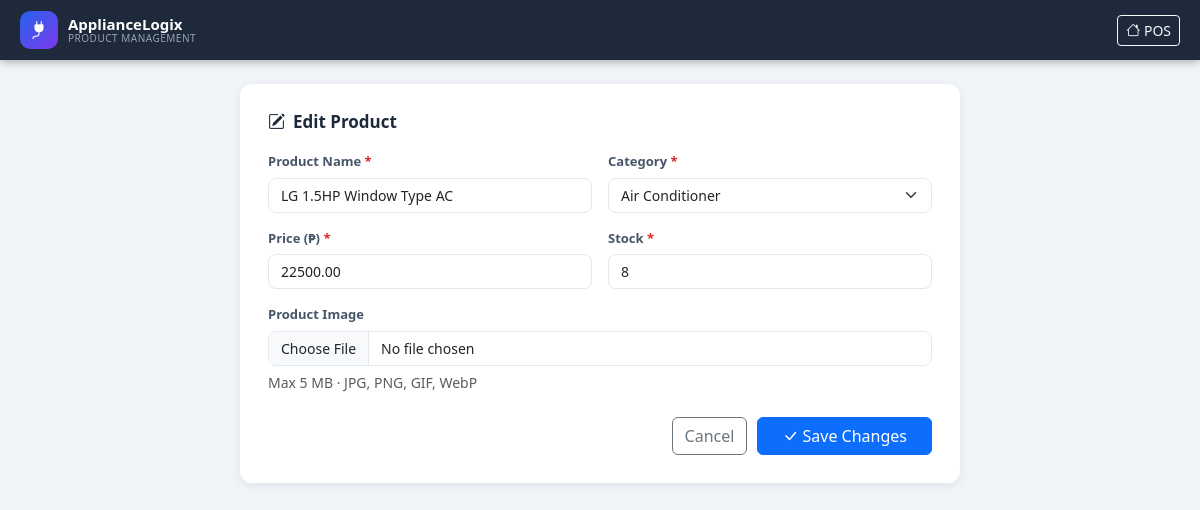
/products.php?action=edit&id=2, run on the app's committed database.
### tables this page shows
CREATE TABLE IF NOT EXISTS products (
    id           INT AUTO_INCREMENT PRIMARY KEY,
    product_name VARCHAR(150)  NOT NULL,
    price        DECIMAL(10,2) NOT NULL DEFAULT 0.00,
    stock        INT           NOT NULL DEFAULT 0,
    categories   VARCHAR(100)  NOT NULL DEFAULT 'Other',
    image        VARCHAR(255)  DEFAULT NULL,
    created_at   TIMESTAMP     DEFAULT CURRENT_TIMESTAMP,
    updated_at   TIMESTAMP     DEFAULT CURRENT_TIMESTAMP ON UPDATE CURRENT_TIMESTAMP
);

### products.php (the view, shortened to what this page needs)
<?php
require_once 'config.php';
$action  = $_GET['action'] ?? 'list';
$id      = (int)($_GET['id'] ?? 0);
$editing = null;
if ($action === 'edit' && $id) {
    $s = $conn->prepare('SELECT * FROM products WHERE id=?');
    $s->bind_param('i', $id); $s->execute();
    $editing = $s->get_result()->fetch_assoc();
}
$products = [];
$cats = ['Air Conditioner','Dishwasher','Microwave','Oven','Refrigerator','Washer'];
?>
<!DOCTYPE html>
<html lang="en">
<head>
<link rel="stylesheet" href="https://cdn.jsdelivr.net/npm/bootstrap@5.3.3/dist/css/bootstrap.min.css">
<link rel="stylesheet" href="https://cdn.jsdelivr.net/npm/bootstrap-icons@1.11.3/font/bootstrap-icons.min.css">
<link rel="stylesheet" href="assets/css/style.css">
</head>
<body class="admin-body">
<nav class="top-navbar">
  <div class="navbar-brand-area">
    <div class="brand-icon"><i class="bi bi-plug-fill"></i></div>
    <div class="brand-text">
      <span class="brand-name">ApplianceLogix</span>
      <span class="brand-sub">Product Management</span>
    </div>
  </div>
  <div class="navbar-actions">
    <a href="index.php" class="btn btn-outline-light btn-sm"><i class="bi bi-house"></i> POS</a>
  </div>
</nav>
<div class="admin-container">
<?php if ($action === 'list'): ?>
<div class="d-flex align-items-center mb-3 gap-3">
  <h4 class="mb-0 fw-bold">Products <span class="badge bg-primary"><?= count($products) ?></span></h4>
  <input type="text" id="adminSearch" class="form-control form-control-sm ms-auto" style="max-width:260px" placeholder="Search…">
</div>
<div class="table-responsive admin-table-wrap">
<table class="table table-hover align-middle admin-table" id="adminTable">
  <thead>
    <tr>
      <th>#</th>
      <th>Image</th>
      <th>Product Name</th>
      <th>Category</th>
      <th>Price</th>
      <th>Stock</th>
      <th class="text-center">Actions</th>
    </tr>
  </thead>
  <tbody>
  <?php if (empty($products)): ?>
    <tr><td colspan="7" class="text-center py-4 text-muted">No products yet. <a href="products.php?action=add">Add one →</a></td></tr>
  <?php endif; ?>
  <?php foreach ($products as $i => $p):
    $img = $p['image'] && file_exists($p['image']) ? $p['image'] : null;
    $stockClass = $p['stock'] === 0 ? 'text-danger fw-bold' : ($p['stock'] <= 5 ? 'text-warning fw-bold' : 'text-success fw-bold');
  ?>
  <tr>
    <td class="text-muted small"><?= $i+1 ?></td>
    <td>
      <?php if ($img): ?>
        <img src="<?= htmlspecialchars($img) ?>" class="admin-thumb" alt="">
      <?php else: ?>
        <div class="admin-thumb-placeholder"><i class="bi bi-plug-fill"></i></div>
      <?php endif; ?>
    </td>
    <td class="fw-semibold"><?= htmlspecialchars($p['product_name']) ?></td>
    <td><span class="badge bg-secondary-subtle text-secondary"><?= htmlspecialchars($p['categories']) ?></span></td>
    <td>₱<?= number_format($p['price'], 2) ?></td>
    <td class="<?= $stockClass ?>"><?= $p['stock'] ?></td>
    <td class="text-center">
      <a href="products.php?action=edit&id=<?= $p['id'] ?>" class="btn btn-sm btn-outline-primary me-1">
        <i class="bi bi-pencil"></i> Edit
      </a>
      <a href="products.php?action=delete&id=<?= $p['id'] ?>" class="btn btn-sm btn-outline-danger"
         onclick="return confirm('Delete «<?= addslashes($p['product_name']) ?>»?')">
        <i class="bi bi-trash3"></i> Delete
      </a>
    </td>
  </tr>
  <?php endforeach; ?>
  </tbody>
</table>
</div>
<?php else: ?>
<div class="form-card">
  <h5 class="form-card-title">
    <i class="bi bi-<?= $editing && ($editing['id'] ?? 0) ? 'pencil-square' : 'plus-circle' ?>"></i>
    <?= ($editing && ($editing['id'] ?? 0)) ? 'Edit Product' : 'Add New Product' ?>
  </h5>
  <form method="POST" enctype="multipart/form-data" class="product-form">
    <div class="form-row-grid">
      <div class="form-group-custom">
        <label>Product Name <span class="req">*</span></label>
        <input type="text" name="product_name" class="form-control"
               value="<?= htmlspecialchars($editing['product_name'] ?? '') ?>" required>
      </div>
      <div class="form-group-custom">
        <label>Category <span class="req">*</span></label>
        <select name="categories" class="form-select" required>
          <?php foreach ($cats as $c): ?>
          <option value="<?= $c ?>" <?= ($editing['categories'] ?? '') === $c ? 'selected' : '' ?>><?= $c ?></option>
          <?php endforeach; ?>
        </select>
      </div>
      <div class="form-group-custom">
        <label>Price (₱) <span class="req">*</span></label>
        <input type="number" name="price" class="form-control" step="0.01" min="0.01"
               value="<?= $editing['price'] ?? '' ?>" required>
      </div>
      <div class="form-group-custom">
        <label>Stock <span class="req">*</span></label>
        <input type="number" name="stock" class="form-control" min="0"
               value="<?= $editing['stock'] ?? 0 ?>" required>
      </div>
    </div>
    <div class="form-group-custom mt-3">
      <label>Product Image</label>
      <input type="file" name="image" class="form-control" accept="image/*" id="imgInput" onchange="previewImg(this)">
      <small class="text-muted">Max 5 MB · JPG, PNG, GIF, WebP</small>
    </div>
    <div class="form-actions-row">
      <a href="products.php" class="btn btn-outline-secondary">Cancel</a>
      <button type="submit" class="btn btn-primary px-4">
        <i class="bi bi-check-lg"></i>
        <?= ($editing && ($editing['id'] ?? 0)) ? 'Save Changes' : 'Add Product' ?>
      </button>
    </div>
  </form>
</div>
<?php endif; ?>
</div>
</body>
</html>

### assets/css/style.css (style rules this page uses)
*, *::before, *::after { box-sizing: border-box; margin: 0; padding: 0; }
:root { --blue: #2563eb; --blue-dark: #1d4ed8; --green: #16a34a; --red: #dc2626; --amber: #d97706; --bg: #f1f5f9; --card-bg: #ffffff; --nav-bg: #1e293b; --nav-h: 60px; --cat-h: 52px; --panel-w: 340px; --radius: 12px; --shadow: 0 2px 12px rgba(0,0,0,.08); --shadow-hover: 0 8px 24px rgba(0,0,0,.14); --transition: .2s ease; }
body { background: var(--bg); font-family: 'Segoe UI', system-ui, sans-serif; color: #1e293b; }
.top-navbar { position: fixed; top: 0; left: 0; right: 0; z-index: 1000; height: var(--nav-h); background: var(--nav-bg); display: flex; align-items: center; gap: 16px; padding: 0 20px; box-shadow: 0 2px 8px rgba(0,0,0,.3); }
.navbar-brand-area { display: flex; align-items: center; gap: 10px; flex-shrink: 0; }
.brand-icon { width: 38px; height: 38px; background: linear-gradient(135deg, var(--blue), #7c3aed); border-radius: 10px; display: flex; align-items: center; justify-content: center; color: #fff; font-size: 18px; }
.brand-text { display: flex; flex-direction: column; line-height: 1.1; }
.brand-name { color: #fff; font-size: 15px; font-weight: 700; }
.brand-sub { color: #94a3b8; font-size: 10px; letter-spacing: .5px; text-transform: uppercase; }
.navbar-actions { display: flex; align-items: center; gap: 12px; margin-left: auto; flex-shrink: 0; }
.admin-body { background: var(--bg); }
.admin-container { max-width: 1100px; margin: 0 auto; padding: calc(var(--nav-h) + 24px) 20px 40px; }
.form-card { background: #fff; border-radius: var(--radius); box-shadow: var(--shadow); padding: 28px; max-width: 720px; margin: 0 auto; }
.form-card-title { font-size: 17px; font-weight: 700; margin-bottom: 20px; display: flex; align-items: center; gap: 8px; }
.form-row-grid { display: grid; grid-template-columns: 1fr 1fr; gap: 16px; }
.form-group-custom { display: flex; flex-direction: column; gap: 6px; }
.form-group-custom label { font-size: 13px; font-weight: 600; color: #475569; }
.form-group-custom .form-control, .form-group-custom .form-select { border-radius: 8px; border-color: #e2e8f0; font-size: 14px; }
.req { color: var(--red); }
.form-actions-row { display: flex; justify-content: flex-end; gap: 10px; margin-top: 24px; }

### data on the page
products: product_name "LG 1.5HP Window Type AC", categories "Air Conditioner", price "22500.00", stock "8"
